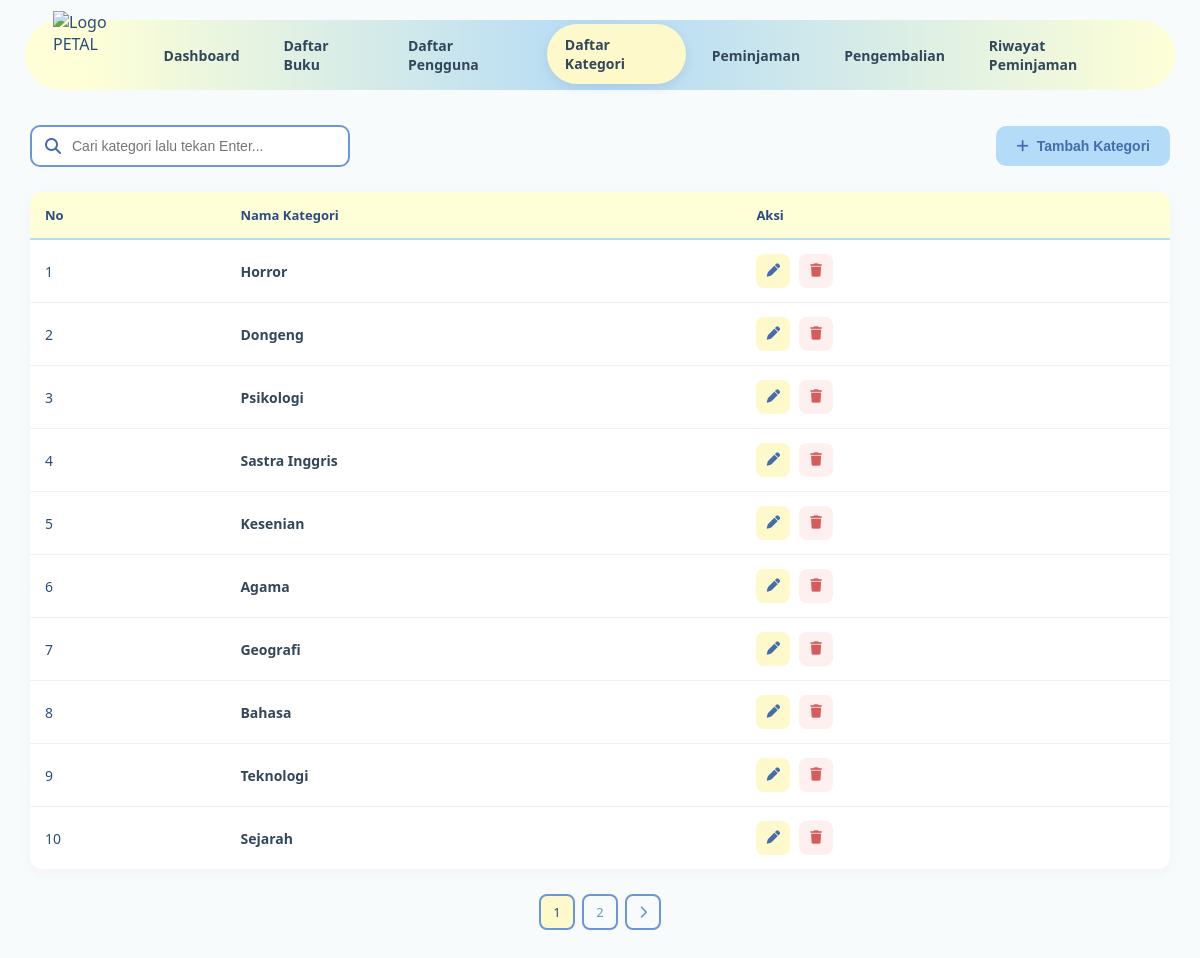
The app's page /views/daftar_kategori.php (signed in) with its own data.
### tables this page shows
CREATE TABLE `kategori` (
  `id_kategori` int(11) NOT NULL,
  `nama_kategori` varchar(100) NOT NULL
);

### models/koneksi.php (called while the page is built, shortened)
<?php
class Koneksi {
    private $host = "localhost",
            $username = "root",
            $pass = "",
            $db = "Peminjaman_Buku_PETAL";
    function __construct() {
        $this->koneksi = mysqli_connect(
            $this->host,
            $this->username,
            $this->pass,
            $this->db
        );
    }
}

### models/m_kategori.php (called while the page is built, shortened)
<?php
include_once __DIR__ . '/koneksi.php';
class kategori
{
    private $conn;
    public function __construct()
    {
        $db = new Koneksi();
        $this->conn = $db->koneksi;
    }
    public function tampil_data_kategori_page($start, $limit)
    {
        $start = (int) $start;
        $limit = (int) $limit;
        $sql = "SELECT *
                FROM kategori
                ORDER BY id_kategori DESC
                LIMIT $start, $limit";
        $query = mysqli_query($this->conn, $sql);
        $result = [];
        while ($data = mysqli_fetch_object($query)) {
            $result[] = $data;
        }
        return $result;
    }
    public function hitung_total_kategori()
    {
        $sql = "SELECT COUNT(*) AS total
                FROM kategori";
        $query = mysqli_query($this->conn, $sql);
        $data = mysqli_fetch_assoc($query);
        return (int) ($data['total'] ?? 0);
    }
}
?>

### controller/c_kategori.php (called while the page is built, shortened)
<?php
include_once __DIR__ . '/../models/m_kategori.php';
$kategori = new kategori();
try {
    $limit = 10;
    $halaman =
        isset($_GET['halaman'])
        ? max(1, (int) $_GET['halaman'])
        : 1;
    $start =
        ($halaman - 1) * $limit;
    $keyword =
        trim($_GET['keyword'] ?? '');
    if (!empty($keyword)) {
        $total_data =
            $kategori->hitung_total_kategori_cari(
                $keyword
            );
        $total_halaman =
            ceil($total_data / $limit);
        $data_kategori =
            $kategori->tampil_data_kategori_cari_page(
                $keyword,
                $start,
                $limit
            );
    }
    else {
        $total_data =
            $kategori->hitung_total_kategori();
        $total_halaman =
            ceil($total_data / $limit);
        $data_kategori =
            $kategori->tampil_data_kategori_page(
                $start,
                $limit
            );
    }
} catch (Exception $e) {
    echo "Error: " . $e->getMessage();
}
?>

### views/daftar_kategori.php (the view, shortened to what this page needs)
<?php
include_once __DIR__ . '/../controller/c_kategori.php';
$keyword = $_GET['keyword'] ?? '';
$kw_param = !empty($keyword)
    ? '&keyword=' . urlencode($keyword)
    : '';
?>
<!DOCTYPE html>
<html lang="id">
<head>
    <link
        rel="stylesheet"
        href="../css/daftar_kategori.css"
    >
    <link
        rel="stylesheet"
        href="https://cdnjs.cloudflare.com/ajax/libs/font-awesome/6.5.1/css/all.min.css"
    >
</head>
<body>
<nav class="navbar">
    <img
        src="../assets/logo.svg"
        class="logo"
        alt="Logo PETAL">
    <div class="nav-links">
        <a href="dashboard_admin.php">Dashboard</a>
        <a href="daftar_bukuA.php">Daftar Buku</a>
        <a href="daftar_user.php">Daftar Pengguna</a>
        <a href="daftar_kategori.php" class="active">Daftar Kategori</a>
        <a href="peminjamanA.php">Peminjaman</a>
        <a href="pengembalianA.php">Pengembalian</a>
        <a href="riwayat_peminjamanA.php">Riwayat Peminjaman</a>
    </div>
</nav>
<div class="container">
    <div class="page-header">
        <form
            method="GET"
            action="daftar_kategori.php"
            class="search-box"
        >
            <i class="fa-solid fa-magnifying-glass"></i>
            <input
                type="text"
                name="keyword"
                value="<?= htmlspecialchars(
                    $keyword,
                    ENT_QUOTES,
                    'UTF-8'
                ); ?>"
                placeholder="Cari kategori lalu tekan Enter..."
            >
        </form>
        <button
            type="button"
            class="btn-tambah"
            onclick="bukaModalTambah()"
        >
            <i class="fa-solid fa-plus"></i>
            Tambah Kategori
        </button>
    </div>
    <div class="table-wrapper">
        <table id="tableKategori">
            <thead>
                <tr>
                    <th>No</th>
                    <th>Nama Kategori</th>
                    <th>Aksi</th>
                </tr>
            </thead>
            <tbody>
                <?php if (!empty($data_kategori)): ?>
                    <?php foreach (
                        $data_kategori
                        as $index => $k
                    ): ?>
                        <tr>
                            <td>
                                <?= ($start ?? 0)
                                    + $index
                                    + 1; ?>
                            </td>
                            <td>
                                <span class="nama-kategori">
                                    <?= htmlspecialchars(
                                        $k->nama_kategori ?? '',
                                        ENT_QUOTES,
                                        'UTF-8'
                                    ); ?>
                                </span>
                            </td>
                            <td class="aksi">
                                <button
                                    type="button"
                                    class="btn-edit"
                                    title="Edit Kategori"
                                    data-id="<?= (int)
                                        $k->id_kategori; ?>"
                                    data-nama="<?= htmlspecialchars(
                                        $k->nama_kategori ?? '',
                                        ENT_QUOTES,
                                        'UTF-8'
                                    ); ?>"
                                    onclick="bukaModalEditViaElement(this)"
                                >
                                    <i class="fa-solid fa-pen"></i>
                                </button>
                                <button
                                    type="button"
                                    class="btn-hapus"
                                    title="Hapus Kategori"
                                    onclick="hapusKategori(
                                        <?= (int)
                                        $k->id_kategori; ?>
                                    )">
                                    <i class="fa-solid fa-trash"></i>
                                </button>
                            </td>
                        </tr>
                    <?php endforeach; ?>
                <?php endif; ?>
            </tbody>
        </table>
    </div>
    <?php
    if (
        isset($total_halaman)
        && $total_halaman > 1
    ):
    ?>
        <div class="pagination">
            <?php
            for (
                $i = 1;
                $i <= $total_halaman;
                $i++
            ):
            ?>
                <a
                    href="?halaman=<?= $i
                        . $kw_param; ?>"
                    class="<?= $i == $halaman
                        ? 'active'
                        : ''; ?>"
                >
                    <?= $i; ?>
                </a>
            <?php endfor; ?>
            <?php if (
                $halaman < $total_halaman
            ): ?>
                <a
                    href="?halaman=<?= ($halaman + 1)
                        . $kw_param; ?>"
                    title="Halaman Berikutnya"
                >
                    <i class="fa-solid fa-chevron-right"></i>
                </a>
            <?php endif; ?>
        </div>
    <?php endif; ?>
</div>
</body>
</html>

### css/daftar_kategori.css (style rules this page uses)
* { margin: 0; padding: 0; box-sizing: border-box; }
body { font-family: 'Segoe UI', sans-serif; background: #f8fbfc; color: #2c4c81; }
.navbar { width: calc(100% - 50px); margin: 20px auto; padding: 8px 28px; display: flex; align-items: center; justify-content: space-between; background: linear-gradient( 90deg, #feffd6 5%, #b4dbf7 50%, #feffd6 100% ); border-radius: 50px; height: 70px; }
.logo { width: 95px; height: 95px; object-fit: contain; margin-top: 6px; }
.nav-links { display: flex; align-items: center; gap: 8px; }
.nav-links a { text-decoration: none; color: #33475B; padding: 11px 18px; border-radius: 999px; font-size: 14px; font-weight: 600; transition: 0.25s ease; }
.nav-links a:hover, .nav-links a.active { background: #fef9cb; box-shadow: 0 4px 12px rgba(0, 0, 0, 0.08); transform: translateY(-1px); }
.container { width: calc(100% - 60px); max-width: 1400px; margin: 35px auto 50px; }
.page-header { display: flex; justify-content: space-between; align-items: center; width: 100%; margin-bottom: 25px; gap: 15px; }
.search-box { width: 320px; position: relative; }
.search-box i { position: absolute; left: 15px; top: 50%; transform: translateY(-50%); color: #456cae; }
.search-box input { width: 100%; padding: 11px 16px 11px 40px; border: 2px solid #6b96da; border-radius: 10px; outline: none; font-size: 14px; transition: 0.2s; }
.btn-tambah { margin-left: auto; border: none; padding: 12px 20px; border-radius: 10px; background: #b4dbf7; color: #456cae; font-size: 14px; font-weight: 600; cursor: pointer; display: flex; align-items: center; gap: 8px; transition: 0.25s ease; }
.table-wrapper { width: 100%; overflow-x: auto; border-radius: 12px; box-shadow: 0 4px 15px rgba( 0, 0, 0, 0.03 ); }
#tableKategori { width: 100%; min-width: 600px; border-collapse: collapse; overflow: hidden; }
#tableKategori thead { background: #feffd6; }
#tableKategori th { padding: 14px 15px; text-align: left; color: #2c4c81; font-size: 13px; font-weight: 700; border-bottom: 2px solid #b4dbf7; }
#tableKategori td { padding: 14px 15px; border-bottom: 1px solid #eef2f3; font-size: 14px; vertical-align: middle; background: white; }
#tableKategori tbody tr { transition: 0.2s ease; }
#tableKategori tbody tr:last-child td { border-bottom: none; }
.nama-kategori { font-weight: 600; color: #33475B; }
#tableKategori td.aksi { white-space: nowrap; }
.btn-edit, .btn-hapus { width: 34px; height: 34px; border: none; border-radius: 8px; cursor: pointer; display: inline-flex; align-items: center; justify-content: center; transition: 0.2s ease; }
.btn-edit { background: #fef9cb; color: #456cae; margin-right: 5px; }
.btn-hapus { background: #fff0f0; color: #d65c5c; }
.pagination { display: flex; justify-content: center; align-items: center; gap: 7px; margin-top: 25px; }
.pagination a { min-width: 36px; height: 36px; padding: 0 10px; display: flex; align-items: center; justify-content: center; text-decoration: none; border-radius: 8px; color: #6b96da; border: 2px solid #6b96da; font-size: 13px; font-weight: 500; transition: 0.2s; }
.pagination a:hover, .pagination a.active { background: #fef9cb; color: #2c4c81; }

### records on screen
kategori: index "1", nama_kategori "Horror"
kategori: index "2", nama_kategori "Dongeng"
kategori: index "3", nama_kategori "Psikologi"
kategori: index "4", nama_kategori "Sastra Inggris"
kategori: index "5", nama_kategori "Kesenian"
kategori: index "6", nama_kategori "Agama"
kategori: index "7", nama_kategori "Geografi"
kategori: index "8", nama_kategori "Bahasa"
kategori: index "9", nama_kategori "Teknologi"
kategori: index "10", nama_kategori "Sejarah"
